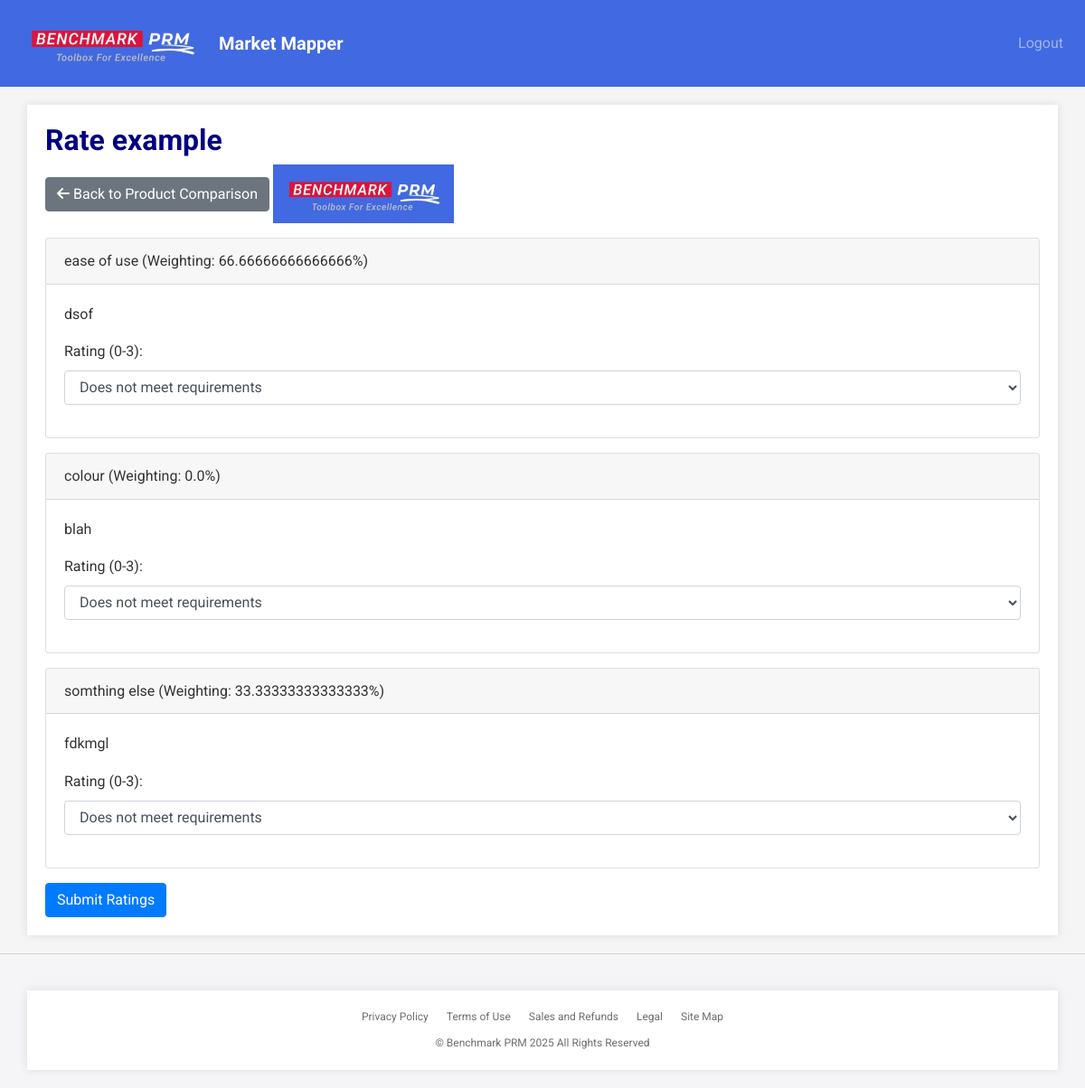
Page /manage/1/product/1/rate (signed in) on the committed database.
### app.py (models this page shows)
class Product(db.Model):
    id = db.Column(db.Integer, primary_key=True)
    brand_name = db.Column(db.String(100), nullable=False)
    product_name = db.Column(db.String(100), nullable=False)
    price = db.Column(db.Float)
    image_filename = db.Column(db.String(255))  # Store filename
    project_id = db.Column(db.Integer, db.ForeignKey('project.id'), nullable=False)

class ValueDriver(db.Model):
    id = db.Column(db.Integer, primary_key=True)
    value_driver = db.Column(db.String(100), nullable=False)
    measured_by = db.Column(db.String(100))
    weighting = db.Column(db.Float, default=0.0)  # Changed to Float for more precision
    project_id = db.Column(db.Integer, db.ForeignKey('project.id'), nullable=False)

### app.py (the view, shortened to what this page needs)
@app.route('/manage/<int:project_id>/product/<int:product_id_to_rate>/rate', methods=['GET', 'POST'])
@login_required
def rate_product(project_id, product_id_to_rate):
    project = Project.query.get_or_404(project_id)
    if project.user_id != current_user.id:
        flash('You are not authorized to manage this project.', 'danger')
        return redirect(url_for('dashboard'))
    product_to_rate = Product.query.get_or_404(product_id_to_rate)
    if product_to_rate.project_id != project_id:
        flash('Product not found in this project.', 'danger')
        return redirect(url_for('product_comparison', project_id=project_id))
    value_drivers = ValueDriver.query.filter_by(project_id=project_id).all()
    return render_template('rate_product.html', project=project, product=product_to_rate, value_drivers=value_drivers)

### app.py (called while the page is built)
@login_manager.user_loader
def load_user(user_id):
    return User.query.get(int(user_id))

### templates/rate_product.html (shortened to what this page needs)
{% extends 'base.html' %}
{% block content %}
<h1>Rate {{ product.product_name }}</h1>
<a href="{{ url_for('product_comparison', project_id=project.id) }}" class="btn btn-secondary mb-3"><i class="fas fa-arrow-left"></i> Back to Product Comparison</a>
{% if product.image_filename %}
<img src="{{ url_for('static', filename='uploads/' + product.image_filename) }}" alt="{{ product.product_name }} Image" width="200" class="mb-3">
{% endif %}
<form method="POST">
    {% for vd in value_drivers %}
    <div class="card mb-3">
        <div class="card-header">{{ vd.value_driver }} (Weighting: {{ vd.weighting }}%)</div>
        <div class="card-body">
            <p>{{ vd.measured_by }}</p>
            <div class="form-group">
                <label for="rating_{{ vd.id }}">Rating (0-3):</label>
                <select class="form-control" id="rating_{{ vd.id }}" name="rating_{{ vd.id }}">
                    <option value="0">Does not meet requirements</option>
                </select>
            </div>
        </div>
    </div>
    {% endfor %}
    <button type="submit" class="btn btn-primary">Submit Ratings</button>
</form>
{% endblock %}

### templates/base.html (shortened to what this page needs)
<!DOCTYPE html>
<html lang="en">
<head>
    <link rel="stylesheet" href="https://stackpath.bootstrapcdn.com/bootstrap/4.5.2/css/bootstrap.min.css">
    <link rel="stylesheet" href="https://cdnjs.cloudflare.com/ajax/libs/font-awesome/6.0.0/css/all.min.css">
</head>
<body>
    <nav class="navbar navbar-expand-lg navbar-dark justify-content-between">
        <a class="navbar-brand" href="/">
            <img src="{{ url_for('static', filename='images/BPRM_LOGO.jpg') }}" alt="BPRM Logo">
            <span>Market Mapper</span>
        </a>
        <div>
            <ul class="navbar-nav">
                {% if current_user.is_authenticated %}
                    <li class="nav-item">
                        <a class="nav-link" href="{{ url_for('logout') }}">Logout</a>
                    </li>
                {% endif %}
            </ul>
        </div>
    </nav>
    <div class="container">
        {% block content %}{% endblock %}
    </div>
    <footer class="footer">
        <div class="container">
            <ul class="footer-links">
                <li><a href="#">Privacy Policy</a></li>
                <li><a href="#">Terms of Use</a></li>
                <li><a href="#">Sales and Refunds</a></li>
                <li><a href="#">Legal</a></li>
                <li><a href="#">Site Map</a></li>
            </ul>
            <div class="footer-copyright">
                &copy; Benchmark PRM 2025 All Rights Reserved
            </div>
        </div>
    </footer>
</body>
</html>

### templates/base.html (style rules this page uses)
body { font-family: 'Roboto', sans-serif; background-color: #F5F5F5; color: #333333; line-height: 1.6; margin: 0; }
h1, h2, h3 { color: #000080; font-weight: 700; }
h1 { font-size: 32px; }
a { color: #4169E1; }
.navbar { background-color: #4169E1; padding: 0.5rem 1rem; }
.navbar-brand { display: flex; align-items: center; }
.navbar-brand img { max-height: 70px; margin-right: 10px; }
.navbar-brand span { font-weight: bold; font-size: 1.25rem; }
.container { background-color: #FFFFFF; padding: 20px; margin-top: 20px; box-shadow: 0 0 10px rgba(0,0,0,0.1); }
.footer { background-color: #f5f5f7; color: #6e6e73; padding: 20px 0; font-size: 12px; border-top: 1px solid #d2d2d7; width: 100%; margin-top: 20px; }
.footer-links { list-style: none; padding: 0; margin: 0; display: flex; justify-content: center; }
.footer-links li { margin: 0 10px; }
.footer-links a { color: #6e6e73; text-decoration: none; }
.footer-copyright { margin-top: 10px; text-align: center; }

### rows in the picture
Product: product_name "example", image_filename (picture)
ValueDriver: value_driver "ease of use", weighting "66.66666666666666", measured_by "dsof", id "Does not meet requirements"
ValueDriver: value_driver "colour", weighting "0.0", measured_by "blah", id "Does not meet requirements"
ValueDriver: value_driver "somthing else", weighting "33.33333333333333", measured_by "fdkmgl", id "Does not meet requirements"
